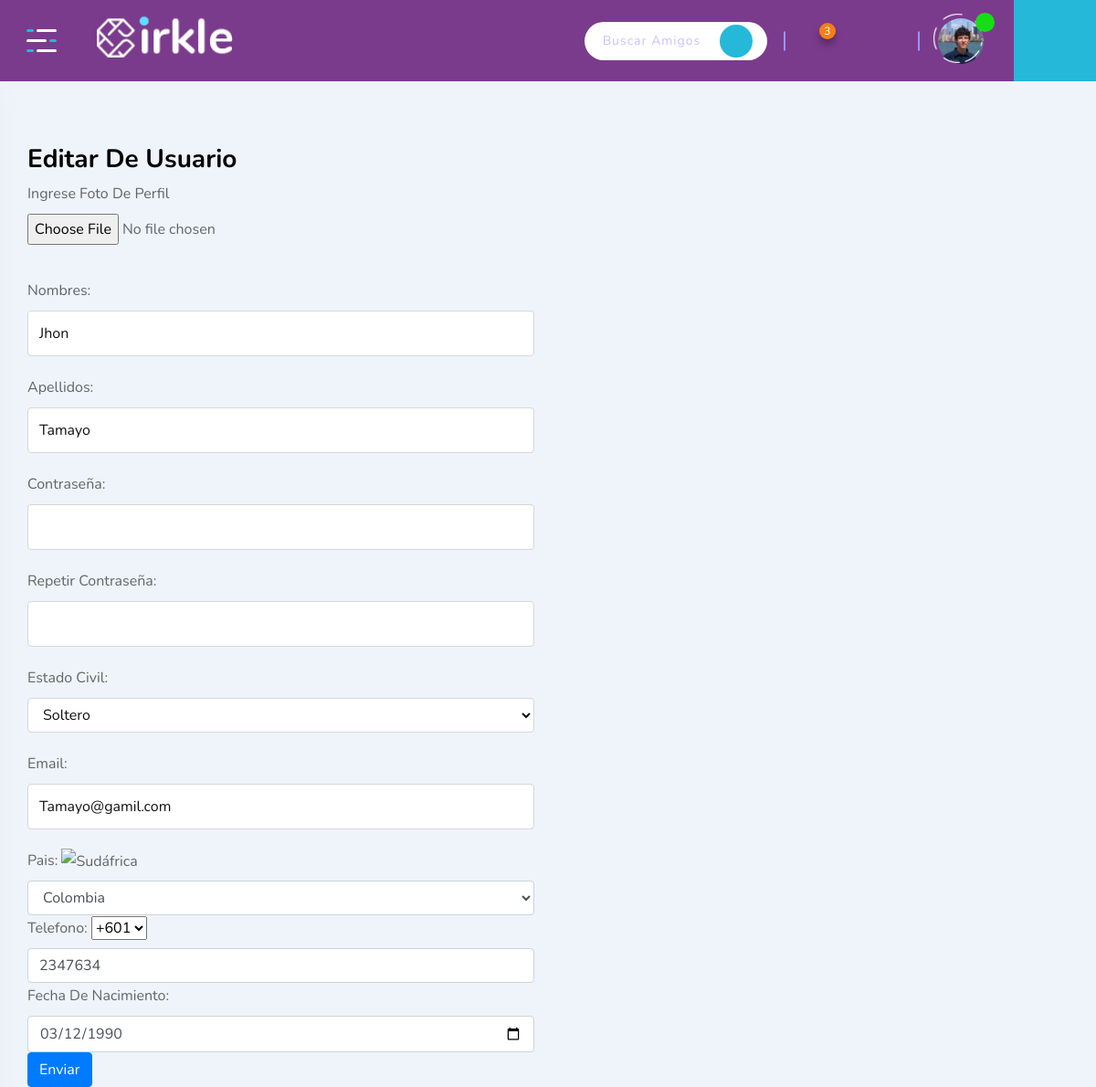
Before: /editarperfil (signed in) with the older database file.
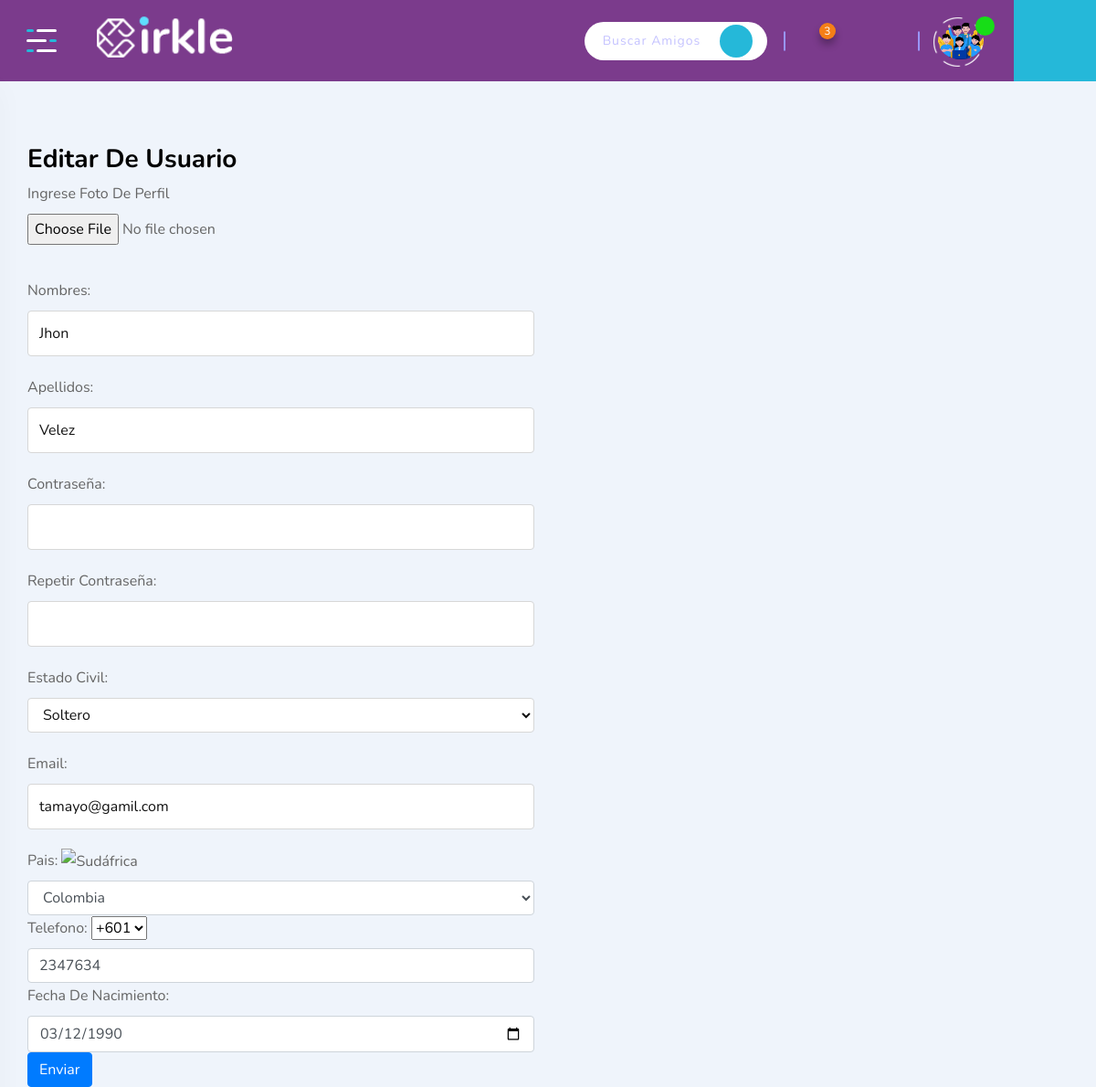
After: the same page with the newer database file.
### tables this page shows
CREATE TABLE Usuario (ID_Usuario INTEGER PRIMARY KEY AUTOINCREMENT NOT NULL, Usuario VARCHAR NOT NULL UNIQUE, Contrasena VARCHAR NOT NULL, Rol INT CHECK (Rol = 0 or Rol = 1 or Rol = 2) NOT NULL, Estado INT CHECK (Estado = 0 or Estado = 1) NOT NULL, Nombres VARCHAR NOT NULL, Apellidos VARCHAR NOT NULL, Genero INT CHECK (Genero = 0 or Genero = 1 or Genero = 2) NOT NULL, Email VARCHAR NOT NULL UNIQUE, Ubicacion VARCHAR NOT NULL, Foto VARCHAR, Telefono INT NOT NULL, Fecha_Nacimiento DATE NOT NULL, Estado_Civil INT NOT NULL CHECK (Estado_Civil = 1 or Estado_Civil = 2 or Estado_Civil = 3 or Estado_Civil = 4 or Estado_Civil = 5), Fecha DATE NOT NULL DEFAULT (CURRENT_TIMESTAMP), Privacidad INT NOT NULL CHECK (Privacidad = 1 or Privacidad = 2));

### app.py (the view)
@app.route('/editarperfil', methods=['GET', 'POST'])
def editarperfil():
  dbUsuario = db.getUser(session['usuario'])
  return render_template('editarPerfil.html', usuario=dbUsuario)

### app.py (called while the page is built)
@app.before_request
def antes_de_cada_peticion():
    ruta = request.path
    if not 'usuario' in session and ruta != "/" and ruta != "/admin-login" and ruta != "/logout" and not ruta.startswith("/static"):
        flash("Inicia sesión para continuar")
        return redirect("/")

### db.py (called while the page is built)
def conectar():
    dbname= 'socialrhea.db'
    conn= sqlite3.connect(dbname)
    return conn

def getUser(user):
    conn= conectar()
    try:
      conn.row_factory = sqlite3.Row
      sql = 'SELECT * FROM Usuario WHERE Usuario = ?'
      cursor = conn.execute(sql, (user,))
      resultados = (cursor.fetchone())
      cursor.close()
      conn.close()
      if not resultados:
        return False
      else:
        return resultados
    except Error as e:
      print(f"error in getUser() : {str(e)}"  )

### templates/editarPerfil.html (shortened to what the changed rows need)
{% extends 'base.html' %}
{% block contenido %}
<div class="page-content">
  <div class="container">
    <div class="col col-lg-6">
      <div class="login-content">
        <div class="login-form-wrap">
            <div class="registro-tab tab-content">
                <div class="tab-pane login-tab registro-tab fade show active" id="login-tab" role="tabpanel">
                    <form
                    class = "js-register-form"
                    action="/updateperfil"
                    name = "FormaRegistro"
                    onSubmit = "validar_formulario();"
                    method = "POST"
                    enctype = "multipart/form-data"
                    >
                        <div class="form-group">
                            <label for="Nombres">Nombres: </label>
                            <input type="text" id="Nombre" name="Nombres" class="form-control js-name" title="El nombre solo acepta letras y espacios en blanco" vaLue="{{ usuario.Nombres }}" pattern="^[A-Za-zÑñÁáÉéÍíÓóÚúÜü\s]+$" required/>
                        </div>
                        <div class="form-group">
                            <label for="Apellidos">Apellidos:</label>
                            <input type="text" id="apellido" name="Apellidos" class="form-control js-surname" title="El nombre solo acepta letras y espacios en blanco" pattern="^[A-Za-zÑñÁáÉéÍíÓóÚúÜü\s]+$" required vaLue="{{ usuario.Apellidos }}"/></div>
<div class="form-group">
<label for="Email">Email: </label>
<input type="email" id="mail" name="Email" class="form-control js-user" title="Email Incorrecto" pattern="^[a-z0-9]+(\.[_a-z0-9]+)*@[a-z0-9-]+(\.[a-z0-9-]+)*(\.[a-z]{2,15})$" vaLue="{{ usuario.Email }}" required/></div>
                        <div><label for="Telefono">Telefono: </label>
                            <select id="Indicativo" name="Indicativo">
                                <option value="601">+601</option>
                            </select>
                            <input type="text" id="Telefono" name="Telefono" vaLue="{{ usuario.Telefono }}" class="form-control js-user"/>
                        </div>
                        <div><label for="FechaN">Fecha de Nacimiento: </label>
                            <input type="date" id="FechaN" name="FechaN" class="form-control js-user" vaLue="{{ usuario.Fecha_Nacimiento }}"/>
                        </div>
                    </form>
          </div>
                </div>
            </div>
        </div>
    </div>
  </div>
{% endblock %}

### templates/base.html (shortened to what the changed rows need)
<!DOCTYPE html>
<html class="no-js" lang="">
<head>
    <link rel="stylesheet" href="https://maxcdn.bootstrapcdn.com/bootstrap/4.0.0/css/bootstrap.min.css">
    <link rel="stylesheet" href="{{ url_for('static', filename='css/app.css' ) }}">
    <link rel="stylesheet" href="{{ url_for('static', filename='assets/icofont/icofont.min.css' ) }}">
</head>
<body class="bg-link-water">
    <div id="wrapper" class="wrapper">
        <header class="fixed-header">
            <div class="header-menu">
                <div class="navbar">
                    <div class="nav-item header-control">
                        <div class="inline-item">
                            <div class="dropdown dropdown-admin">
                                <a href="/profile/{{ usuario.Usuario }}" class="dropdown-toggle"></button>
                                    <span class="media">
                                        <span class="item-img">
                                            <img src="/static/uploads/imgusuarios/{{usuario.Foto }}" width="50" height="50" alt="{{ usuario.Nombre }}">
                                            <span class="acc-verified"><i class="icofont-check"></i></span>
                                        </span>
                                    </span>
                                  </a>
                            </div>
                        </div>
                    </div>
                </div>
            </div>
        </header>
        {% block contenido %}
        {% endblock %}
  </div>
</body>
</html>

Changed rows visible on the page:
changed Usuario "Jhon": Foto: a different picture; Apellidos "Tamayo" → "Velez"; Email "Tamayo@gamil.com" → "tamayo@gamil.com"
